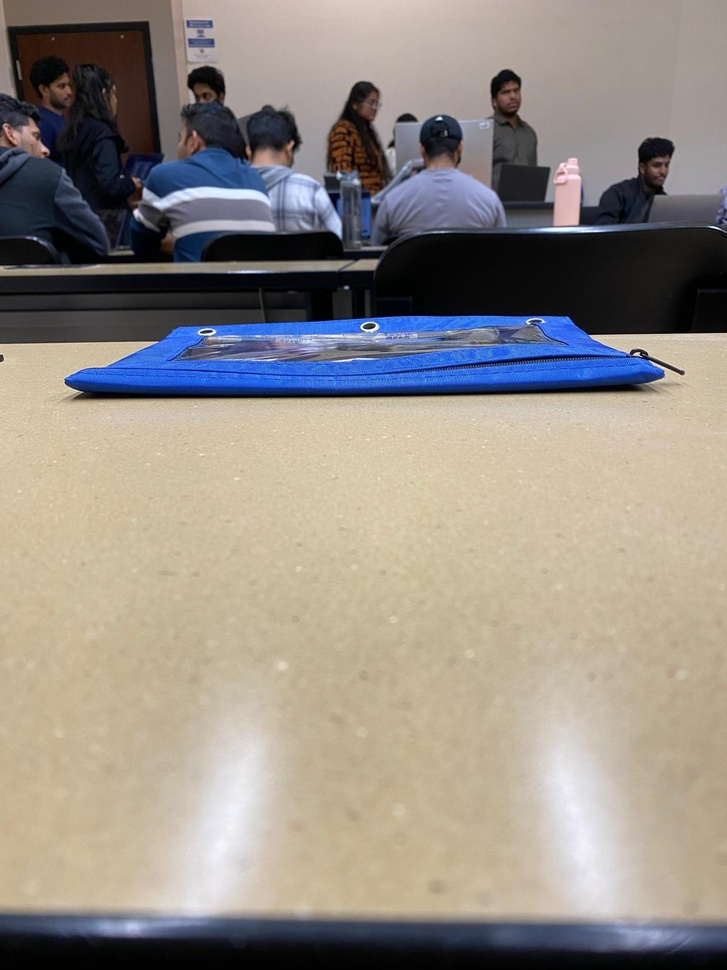
#> input picture hwsources/reference.jpg, 727 x 970 px, shrunk from 1200 x 1600 before the run; its folder holds only this picture in this run
$ python Assignment2Part1.py
#> lines starting #> are read from the running program, lines starting #| are printed output that depends on the picture; after the words box and inside, x2 and y2 are one past the last pixel; in counts of white or black regions, pixels touching at a corner belong together
"""
CSC 8830 Assignment 2 - Problem 1: Template Matching
Author: [Your Name]

Description:
    This script demonstrates object detection using Template Matching via
    Normalized Cross-Correlation (cv2.TM_CCOEFF_NORMED).
    It is designed to evaluate multiple templates against a target scene.

Usage:
    1. Organize your templates in a folder (e.g., ./templates/).
    2. Have a target scene image ready.
    3. Run: python template_matching_demo.py
"""

import cv2
import numpy as np
import os
import glob

def main():
    print("=== Template Matching Object Detector ===")

    # 1. Get Input Paths
    scene_path = input("Enter path to the Scene Image (e.g., scene.jpg): ").strip()
#> the answer given: reference.jpg
    template_dir = input("Enter directory containing Template images (e.g., ./templates): ").strip()
#> the answer given: .

    if not os.path.exists(scene_path):
        print(f"[ERROR] Scene image '{scene_path}' not found.")
        return

    if not os.path.isdir(template_dir):
        print(f"[ERROR] Template directory '{template_dir}' not found.")
        return

    # Load Scene
    img_rgb = cv2.imread(scene_path)
#> img_rgb is the input picture: shape (970, 727, 3); mean B, G, R 133.4, 141, 148.1
    img_gray = cv2.cvtColor(img_rgb, cv2.COLOR_BGR2GRAY)
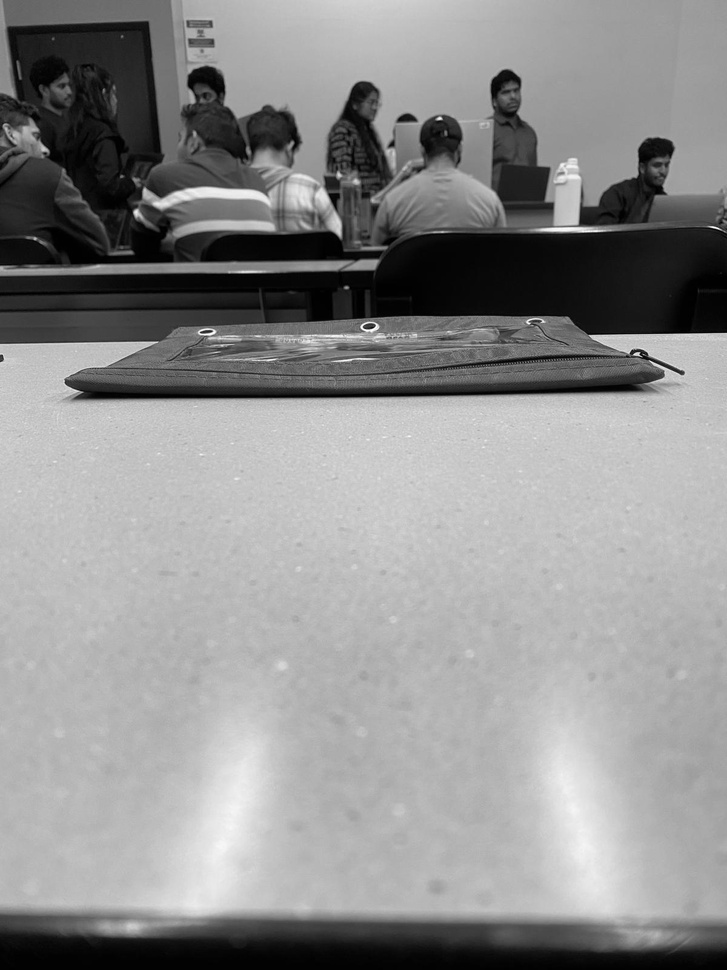
#> img_gray: shape (970, 727); min 0, max 255, mean 142.3

    # Get list of template files
    template_files = []
    for ext in ['*.jpg', '*.png', '*.jpeg', '*.bmp']:
        template_files.extend(glob.glob(os.path.join(template_dir, ext)))

    print(f"[INFO] Found {len(template_files)} templates.")

    # Threshold for detection (Correlation Coefficient)
    # 0.8 is a strong match, adjust lower if lighting varies significantly
    threshold = 0.8

    detections = 0

    # Copy of image to draw rectangles on
    output_image = img_rgb.copy()

    for t_file in template_files:
        template = cv2.imread(t_file, 0) # Load as grayscale
#> template: shape (970, 727); min 0, max 255, mean 142.3
        if template is None:
            continue

        w, h = template.shape[::-1]
#> w = 727; h = 970

        # Apply Template Matching
        # TM_CCOEFF_NORMED is robust to lighting changes
        res = cv2.matchTemplate(img_gray, template, cv2.TM_CCOEFF_NORMED)
#> res = [1]

        # Find locations where correlation is above threshold
        loc = np.where(res >= threshold)
#> loc = ([0], [0])

        # If matches found
        if len(loc[0]) > 0:
            print(f"[MATCH] Found match for {os.path.basename(t_file)}")

            # Draw rectangles
            # We zip(*loc[::-1]) to iterate over (x, y) points
            for pt in zip(*loc[::-1]):
                cv2.rectangle(output_image, pt, (pt[0] + w, pt[1] + h), (0, 0, 255), 2)
                cv2.putText(output_image, os.path.basename(t_file),
                           (pt[0], pt[1]-10), cv2.FONT_HERSHEY_SIMPLEX, 0.5, (0,0,255), 1)
#> this loop made 1 pass
#> pt on pass 1: (0, 0)
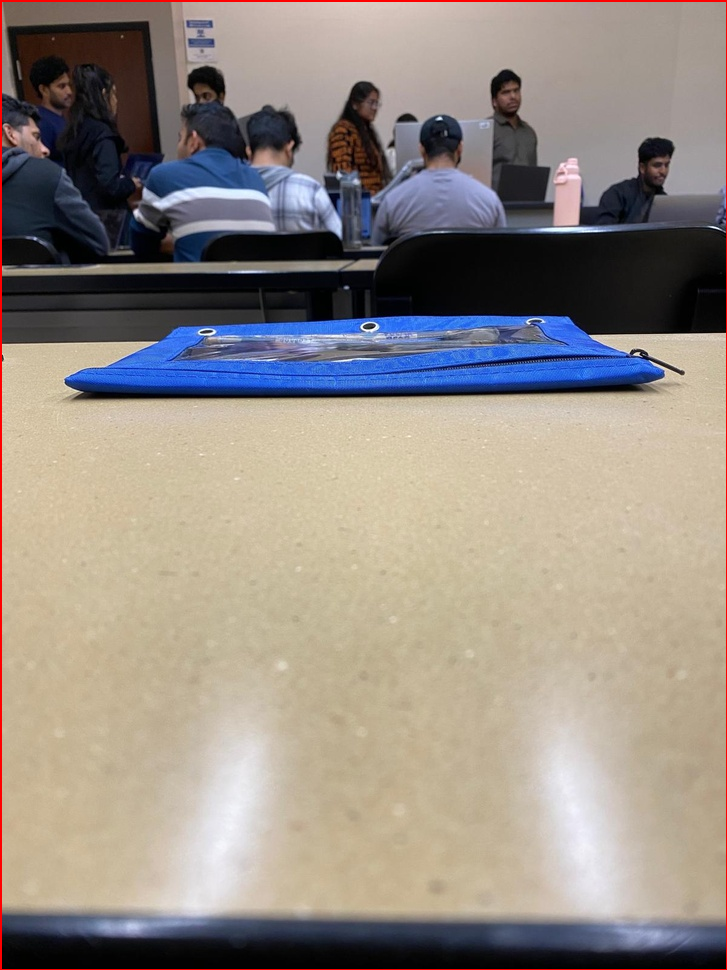
#> output_image: shape (970, 727, 3); 0.72% of pixels changed, all inside (x1, y1, x2, y2) = (0, 0, 727, 970)
            detections += 1
        else:
            print(f"[INFO] No match for {os.path.basename(t_file)}")

    print(f"\n[INFO] Detection complete. Objects detected from {detections} templates.")

    # Show result
    cv2.imshow("Detections", output_image)
    print("Press any key to close the window...")
    cv2.waitKey(0)
    cv2.destroyAllWindows()

if __name__ == "__main__":
    main()
